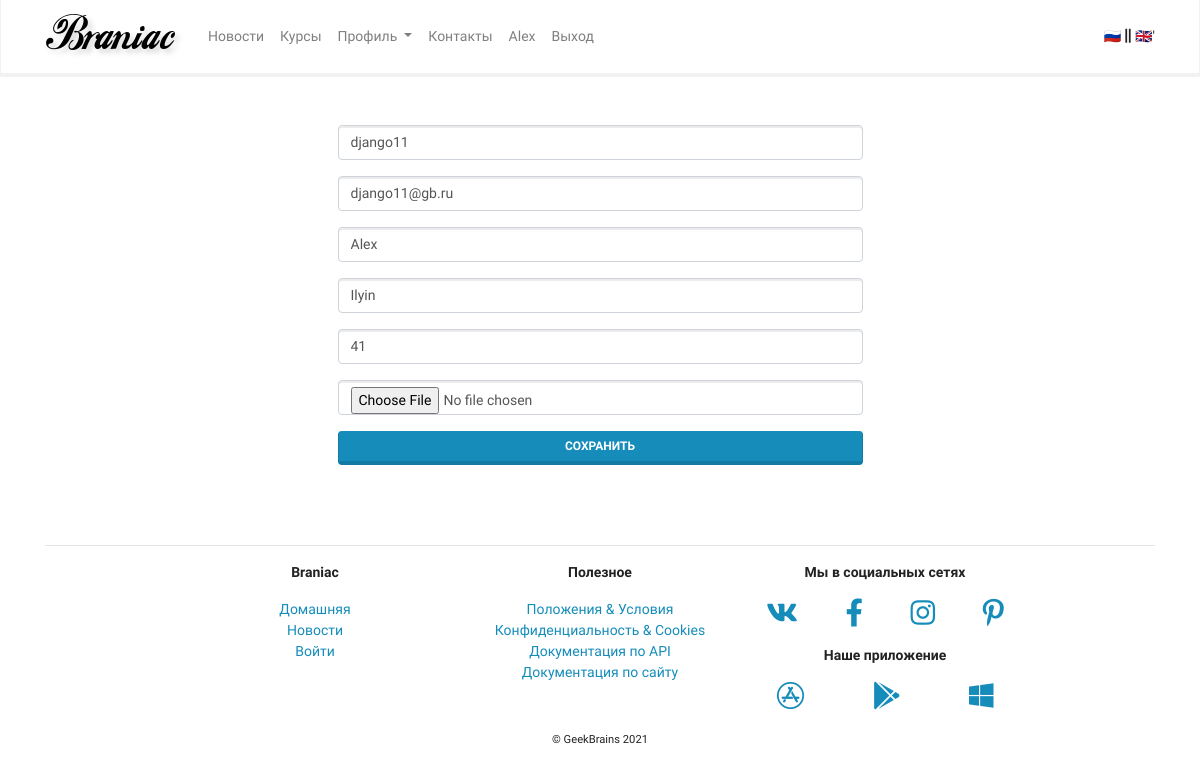
The page /authapp/Edit/ (signed in) on the database its author committed.
### authapp/models.py (models this page shows)
class User(AbstractUser):
    email = models.EmailField(blank=True, verbose_name= 'Email', unique = True)
    age = models.PositiveIntegerField(verbose_name='Возраст', **NULLABLE)
    avatar = models.ImageField(upload_to='users', **NULLABLE)
    class Meta:
        verbose_name = 'пользователь'
        verbose_name_plural = 'пользователи'

### authapp/views.py (the view, shortened to what this page needs)
# urls.py: path('Edit/', EditView.as_view(), name='edit'),
class EditView(TemplateView):
    template_name = 'authapp/edit.html'
    extra_context = {
        'title': 'Редактирование пользователя'
    }

### mainapp/context_processor.py (called while the page is built)
def my_context_processor(request):
    return {
        'foo' : 'bar'
    }

### authapp/templates/authapp/edit.html (shortened to what this page needs)
{% extends 'mainapp/base.html' %}
{% block content %}
    <form class="col-6 m-auto pt-5 pb-5" method="POST" enctype="multipart/form-data">
        <p>
            <input type="text" name="username" autofocus=""
                   value="{{ user.username }}"
                   autocapitalize="none" autocomplete="username"
                   maxlength="150" class="textinput textInput form-control"
                   required="" id="id_username" placeholder="Username">
        </p>
        <p>
            <input type="text" name="email" autofocus=""
                   value="{{ user.email }}"
                   autocapitalize="none" autocomplete="email"
                   maxlength="150" class="textinput textInput form-control"
                   required="" id="id_email" placeholder="Email">
        </p>
        <p>
            <input type="text" name="first_name" autocapitalize="none"
                   value="{{ user.first_name }}"
                   maxlength="150" class="textinput textInput form-control"
                   required="" placeholder="First name">
        </p>
        <p>
            <input type="text" name="last_name" autocapitalize="none"
                   value="{{ user.last_name }}"
                   maxlength="150" class="textinput textInput form-control"
                   required="" placeholder="Last name">
        </p>
        <p>
            <input type="number" name="age" autocapitalize="none"
                   value="{{ user.age }}"
                   class="textinput textInput form-control"
                   required="" placeholder="Age">
        </p>
        <p>
            <input type="file" name="avatar"
                   class="textinput textInput form-control"
                   required="" placeholder="Avatar">
        </p>
        <p>
            <button type="submit"
                    class="btn btn-primary btn-block">Сохранить
            </button>
        </p>
    </form>
{% endblock %}

### mainapp/templates/mainapp/includes/inc_main_menu.html (shortened to what this page needs)
<div class="collapse navbar-collapse" id="navbarSupportedContent">
    <ul class="navbar-nav mr-auto">
        <li class="nav-item {% if request.resolver_match.view_name == 'mainapp:mainapp.views.NewsView' %}active{% endif %}">
            <a class="nav-link" href="{% url 'mainapp:news' %}">Новости</a>
        </li>
        <li class="nav-item {% if request.resolver_match.view_name == 'mainapp:mainapp.views.CoursesListView' %}active{% endif %} ">
            <a class="nav-link" href="{% url 'mainapp:courses' %}">Курсы</a>
        </li>
        <li class="nav-item dropdown">
            <a class="nav-link dropdown-toggle" href="#" id="ddProfile" role="button" data-toggle="dropdown"
               aria-haspopup="true" aria-expanded="false">
                Профиль
            </a>
        </li>
        <li class="nav-item {% if request.resolver_match.view_name == 'mainapp:mainapp.views.ContactsView' %}active{% endif %} ">
            <a class="nav-link" href="{% url 'mainapp:contacts' %}">Контакты</a>
        </li>
        {% if user.is_authenticated %}
            <li class="nav-item ">
                <a class="nav-link" href="{% url 'authapp:edit' %}">{{ user.first_name|default:user.username }}</a>
            </li>
            <li class="nav-item ">
                <a class="nav-link" href="{% url 'authapp:logout' %}">Выход</a>
            </li>
        {% else %}
            <li class="nav-item ">
                <a class="nav-link" href="{% url 'authapp:login' %}">Вход</a>
            </li>
        {% endif %}
    </ul>
    <span><a href="#">🇷🇺</a> <i class="fas fa-grip-lines-vertical"></i> <a href="#">🇬🇧</a></span>
</div>

### rows shown on the page
User: first_name "Alex", username "django11", email "django11@gb.ru", last_name "Ilyin", age "41"
